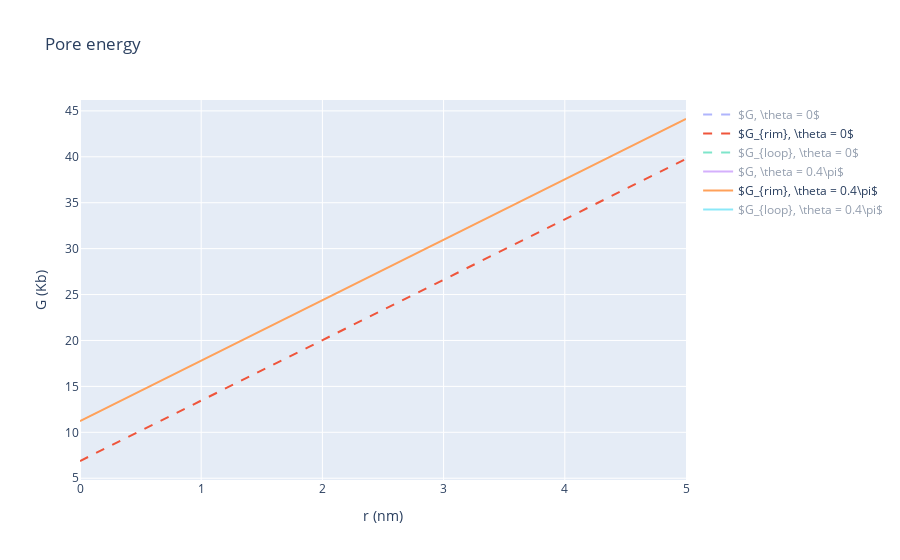
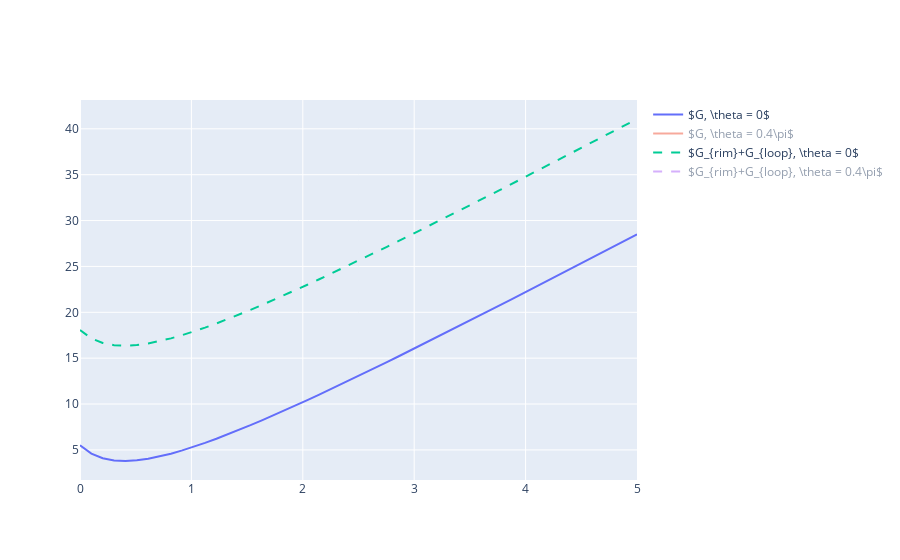

Notebook code cell kept with these figures, in order:
### Markdown cell above
## Set-up: Establishing the coordinate system

Let's try applying the inclined membrane pore solution from Christoph and Rob's paper.  Here's the coordinate scheme they used: <br>
<img src="Imgs/Haselwandter_fig_3a.jpg" width=300 />

First, let's just check that we can replicate their results.<br>
*Caveat: I've realised that I'm not super sure what their r is. I initially interpreted it to be what they're actually making r-rm. Not important for computation since I just copied their stuff down and used r-rm as the graphing domain, but it is confusing when trying to understand this*


## Test: Replicating Published Monolayer Pore Situation

Let's try to replicate fig 5 from Christoph and Rob's paper just to verify that I'm doing things properly.  We're not deriving any new equations here, so let's just keep things simple and numeric for now rather than using any symbolic objects.  (We'll still import sympy now though to keep all the import statements together.)

### Code cell
import numpy as np
import sympy as sp
import plotly.graph_objs as go

# --------------------------------------------------------------
# Set constants:
# --------------------------------------------------------------
Kb = 1 # kT; Helfrich bending constant
    # make 1 just so that we can evaluate in terms of Kb rather than actual energies
H0 = 0 # 1/nm; spontaneous curvature
# They use a bilayer 4 nm thick (a 2 nm monolayer folded flat back on itself)
h = 0.5 # nm; thickness of amphiphile headgroup
R1 = 1.5 # nm; rad of curv for folding the monolayer back on itself
m = h + R1 # nm; monolayer thickness

# Array of thetas to evaluate pore energy for
thVals = [0, 0.4*np.pi] # in radians


# --------------------------------------------------------------
# Define the functions
# --------------------------------------------------------------
# R2 is in nm and is the radius of curvature perpendicular to R1 and going around the pore 
# circumference. Note that this a function of omega, indicative of its dependence on how high
# up you are on the pore
# Note that R2 is defined in the paper for derivation purposes, but is not needed for simple
# numeric computation
# def R2(r,omega,theta):
#     return R1 - ((r+m*np.cos(theta))/(np.cos(abs(omega)+theta)))
#     #omega and theta are supposed to be +-'d...

def xi(r,theta):
    return (r + m*np.cos(theta))/R1;
            
def W(wXi,theta):
    xiSqr = wXi**2
    sqrtXiSqr = np.sqrt(xiSqr - 1)
    return ( (2*xiSqr)/sqrtXiSqr * (np.arctan((np.tan(theta/2 + np.pi/4) * sqrtXiSqr)/(wXi-1))
            - np.arctan((np.tan(theta/2) * sqrtXiSqr)/(wXi-1))) )

def T(tXi,theta):
    cosTheta = np.cos(theta)
    return ( -4*cosTheta - H0*R1*(np.pi*tXi - 4*cosTheta)
            + H0**2 * R1**2 * (np.pi*tXi/2 - cosTheta) )

def G(r,theta):
    thisXi = xi(r,theta)
    return np.pi * Kb * (W(thisXi,theta) + W(thisXi,-theta) + 2*T(thisXi,theta))
# ***NOTE: THE EXPRESSIONs FOR GRim & GLoop ASSUME H0=0 *** --> return 0 if trying to use H0 != 0
def GRim(r,theta):
    if H0 == 0:
        return np.pi * Kb * (np.pi*xi(r,theta) - 2*np.cos(theta))
    else:
        return 0
def GLoop(r,theta):
    thisXi = xi(r,theta)
    if H0 == 0:
        return np.pi * Kb * (-np.pi*thisXi - 2*np.cos(theta) + W(thisXi,theta) + W(thisXi,-theta))
    else:
        return 0
    
# --------------------------------------------------------------
# Computation
# --------------------------------------------------------------

# Graph over the same domain as in Christoph & Rob's paper
# They graph energy as a fxn of r - r_m where r_m = m(1-cos(theta))
# I'll call that rEff and make it my base independent var.  The r to plut into G and Grim 
# will be back calculated from rEff for each theta
rEff = np.linspace(0,5,50)
print("rEff = ",rEff)

GVals = np.zeros((len(thVals),len(rEff)))
GRimVals = np.zeros((len(thVals),len(rEff)))
GLoopVals = np.zeros((len(thVals),len(rEff)))

for thIndex in range(len(thVals)):
    r = rEff + m*(1-np.cos(thVals[thIndex]))
    #print("r(",thVals[thIndex],") = ",r)
    
    for rIndex in range(len(r)):
        GVals[thIndex,rIndex] = G(r[rIndex],thVals[thIndex])
        GRimVals[thIndex,rIndex] = GRim(r[rIndex],thVals[thIndex])
        GLoopVals[thIndex,rIndex] = GLoop(r[rIndex],thVals[thIndex])
# print("GVals final = ",GVals)
# print("GRimVals final = ",GRimVals)

# --------------------------------------------------------------
# Graph results
# --------------------------------------------------------------

figAll = go.Figure()

# for thetaIndex in range(len(thVals)):
#     fig.add_trace(go.Scatter(x=r, y=GVals, name='$G for \theta=',
#                               line=dict(color='orange', width=3, dash='dot'),
#                               mode='lines'))

figAll.add_trace(go.Scatter(x=rEff, y=GVals[0,:], name=r"$G, \theta = 0$", #The name=r"__" is to make Greek display
                        line=dict(dash='dash'),
                        mode='lines'))
figAll.add_trace(go.Scatter(x=rEff, y=GRimVals[0,:], name=r"$G_{rim}, \theta = 0$",
                        line=dict(dash='dash'),
                        mode='lines'))
figAll.add_trace(go.Scatter(x=rEff, y=GLoopVals[0,:], name=r"$G_{loop}, \theta = 0$",
                        line=dict(dash='dash'),
                        mode='lines'))
figAll.add_trace(go.Scatter(x=rEff, y=GVals[1,:], name=r"$G, \theta = 0.4\pi$",
                        mode='lines'))
figAll.add_trace(go.Scatter(x=rEff, y=GRimVals[1,:], name=r"$G_{rim}, \theta = 0.4\pi$",
                        mode='lines'))
figAll.add_trace(go.Scatter(x=rEff, y=GLoopVals[1,:], name=r"$G_{loop}, \theta = 0.4\pi$",
                        mode='lines'))

# Now let's do some quick figure styling
figAll.update_layout(title="Pore energy",
                        xaxis_title="r (nm)", yaxis_title="G (Kb)")
figAll.show()

# Let's also just check that our expression for G is actually the sum of GRim and GLoop like the paper says
GEdge = GRimVals + GLoopVals

figSum = go.Figure()
figSum.add_trace(go.Scatter(x=rEff, y=GVals[0,:], name=r"$G, \theta = 0$", 
                        mode='lines'))
figSum.add_trace(go.Scatter(x=rEff, y=GVals[1,:], name=r"$G, \theta = 0.4\pi$",
                        mode='lines'))
figSum.add_trace(go.Scatter(x=rEff, y=GEdge[0,:], name=r"$G_{rim}+G_{loop}, \theta = 0$", 
                        line=dict(dash='dash'),
                        mode='lines'))
figSum.add_trace(go.Scatter(x=rEff, y=GEdge[1,:], name=r"$G_{rim}+G_{loop}, \theta = 0.4\pi$",
                        line=dict(dash='dash'),
                        mode='lines'))
figSum.show()

print('done')

### Figure 1 — Plotly figure (JSON) as saved in the notebook; plotly's stock layout.template omitted (floating-point values rounded to 4 significant figures)
{"data": [{"line": {"dash": "dash"}, "mode": "lines", "name": "$G, \\theta = 0$", "type": "scatter", "visible": "legendonly", "x": [0, 0.102, 0.2041, 0.3061, 0.4082, 0.5102, 0.6122, 0.7143, 0.8163, 0.9184, 1.02, 1.122, 1.224, 1.327, 1.429, 1.531, 1.633, 1.735, 1.837, 1.939, 2.041, 2.143, 2.245, 2.347, 2.449, 2.551, 2.653, 2.755, 2.857, 2.959, 3.061, 3.163, 3.265, 3.367, 3.469, 3.571, 3.673, 3.776, 3.878, 3.98, 4.082, 4.184, 4.286, 4.388, 4.49, 4.592, 4.694, 4.796, 4.898, 5], "y": [5.504, 4.597, 4.092, 3.851, 3.792, 3.865, 4.036, 4.284, 4.591, 4.946, 5.339, 5.765, 6.217, 6.692, 7.187, 7.697, 8.223, 8.76, 9.309, 9.867, 10.43, 11.01, 11.59, 12.18, 12.77, 13.37, 13.97, 14.57, 15.18, 15.8, 16.41, 17.03, 17.66, 18.28, 18.91, 19.54, 20.17, 20.8, 21.44, 22.07, 22.71, 23.35, 23.99, 24.63, 25.27, 25.92, 26.56, 27.21, 27.86, 28.5]}, {"line": {"dash": "dash"}, "mode": "lines", "name": "$G_{rim}, \\theta = 0$", "type": "scatter", "visible": true, "x": [0, 0.102, 0.2041, 0.3061, 0.4082, 0.5102, 0.6122, 0.7143, 0.8163, 0.9184, 1.02, 1.122, 1.224, 1.327, 1.429, 1.531, 1.633, 1.735, 1.837, 1.939, 2.041, 2.143, 2.245, 2.347, 2.449, 2.551, 2.653, 2.755, 2.857, 2.959, 3.061, 3.163, 3.265, 3.367, 3.469, 3.571, 3.673, 3.776, 3.878, 3.98, 4.082, 4.184, 4.286, 4.388, 4.49, 4.592, 4.694, 4.796, 4.898, 5], "y": [6.876, 7.548, 8.219, 8.89, 9.562, 10.23, 10.9, 11.58, 12.25, 12.92, 13.59, 14.26, 14.93, 15.6, 16.28, 16.95, 17.62, 18.29, 18.96, 19.63, 20.3, 20.98, 21.65, 22.32, 22.99, 23.66, 24.33, 25.0, 25.68, 26.35, 27.02, 27.69, 28.36, 29.03, 29.7, 30.38, 31.05, 31.72, 32.39, 33.06, 33.73, 34.4, 35.08, 35.75, 36.42, 37.09, 37.76, 38.43, 39.1, 39.77]}, {"line": {"dash": "dash"}, "mode": "lines", "name": "$G_{loop}, \\theta = 0$", "type": "scatter", "visible": "legendonly", "x": [0, 0.102, 0.2041, 0.3061, 0.4082, 0.5102, 0.6122, 0.7143, 0.8163, 0.9184, 1.02, 1.122, 1.224, 1.327, 1.429, 1.531, 1.633, 1.735, 1.837, 1.939, 2.041, 2.143, 2.245, 2.347, 2.449, 2.551, 2.653, 2.755, 2.857, 2.959, 3.061, 3.163, 3.265, 3.367, 3.469, 3.571, 3.673, 3.776, 3.878, 3.98, 4.082, 4.184, 4.286, 4.388, 4.49, 4.592, 4.694, 4.796, 4.898, 5], "y": [11.19, 9.616, 8.439, 7.526, 6.796, 6.198, 5.698, 5.274, 4.91, 4.593, 4.315, 4.07, 3.851, 3.654, 3.477, 3.317, 3.17, 3.036, 2.913, 2.8, 2.695, 2.598, 2.508, 2.423, 2.345, 2.271, 2.202, 2.137, 2.075, 2.017, 1.962, 1.911, 1.861, 1.815, 1.77, 1.728, 1.688, 1.649, 1.612, 1.577, 1.544, 1.511, 1.48, 1.451, 1.422, 1.395, 1.368, 1.343, 1.319, 1.295]}, {"mode": "lines", "name": "$G, \\theta = 0.4\\pi$", "type": "scatter", "visible": "legendonly", "x": [0, 0.102, 0.2041, 0.3061, 0.4082, 0.5102, 0.6122, 0.7143, 0.8163, 0.9184, 1.02, 1.122, 1.224, 1.327, 1.429, 1.531, 1.633, 1.735, 1.837, 1.939, 2.041, 2.143, 2.245, 2.347, 2.449, 2.551, 2.653, 2.755, 2.857, 2.959, 3.061, 3.163, 3.265, 3.367, 3.469, 3.571, 3.673, 3.776, 3.878, 3.98, 4.082, 4.184, 4.286, 4.388, 4.49, 4.592, 4.694, 4.796, 4.898, 5], "y": [16.4, 15.81, 15.55, 15.5, 15.6, 15.8, 16.08, 16.42, 16.81, 17.23, 17.68, 18.16, 18.66, 19.17, 19.7, 20.25, 20.8, 21.37, 21.94, 22.52, 23.11, 23.7, 24.3, 24.9, 25.51, 26.12, 26.73, 27.35, 27.97, 28.6, 29.22, 29.85, 30.48, 31.12, 31.75, 32.39, 33.02, 33.66, 34.3, 34.94, 35.59, 36.23, 36.88, 37.52, 38.17, 38.82, 39.47, 40.12, 40.77, 41.42]}, {"mode": "lines", "name": "$G_{rim}, \\theta = 0.4\\pi$", "type": "scatter", "visible": true, "x": [0, 0.102, 0.2041, 0.3061, 0.4082, 0.5102, 0.6122, 0.7143, 0.8163, 0.9184, 1.02, 1.122, 1.224, 1.327, 1.429, 1.531, 1.633, 1.735, 1.837, 1.939, 2.041, 2.143, 2.245, 2.347, 2.449, 2.551, 2.653, 2.755, 2.857, 2.959, 3.061, 3.163, 3.265, 3.367, 3.469, 3.571, 3.673, 3.776, 3.878, 3.98, 4.082, 4.184, 4.286, 4.388, 4.49, 4.592, 4.694, 4.796, 4.898, 5], "y": [11.22, 11.89, 12.56, 13.23, 13.9, 14.57, 15.25, 15.92, 16.59, 17.26, 17.93, 18.6, 19.27, 19.95, 20.62, 21.29, 21.96, 22.63, 23.3, 23.97, 24.65, 25.32, 25.99, 26.66, 27.33, 28.0, 28.67, 29.35, 30.02, 30.69, 31.36, 32.03, 32.7, 33.37, 34.05, 34.72, 35.39, 36.06, 36.73, 37.4, 38.07, 38.75, 39.42, 40.09, 40.76, 41.43, 42.1, 42.77, 43.45, 44.12]}, {"mode": "lines", "name": "$G_{loop}, \\theta = 0.4\\pi$", "type": "scatter", "visible": "legendonly", "x": [0, 0.102, 0.2041, 0.3061, 0.4082, 0.5102, 0.6122, 0.7143, 0.8163, 0.9184, 1.02, 1.122, 1.224, 1.327, 1.429, 1.531, 1.633, 1.735, 1.837, 1.939, 2.041, 2.143, 2.245, 2.347, 2.449, 2.551, 2.653, 2.755, 2.857, 2.959, 3.061, 3.163, 3.265, 3.367, 3.469, 3.571, 3.673, 3.776, 3.878, 3.98, 4.082, 4.184, 4.286, 4.388, 4.49, 4.592, 4.694, 4.796, 4.898, 5], "y": [9.063, 7.803, 6.871, 6.152, 5.578, 5.109, 4.717, 4.385, 4.099, 3.851, 3.632, 3.439, 3.266, 3.111, 2.97, 2.842, 2.726, 2.619, 2.52, 2.429, 2.345, 2.266, 2.193, 2.125, 2.061, 2.001, 1.944, 1.89, 1.84, 1.792, 1.747, 1.704, 1.663, 1.624, 1.587, 1.552, 1.518, 1.486, 1.455, 1.426, 1.397, 1.37, 1.344, 1.319, 1.294, 1.271, 1.249, 1.227, 1.206, 1.186]}], "layout": {"autosize": true, "title": {"text": "Pore energy"}, "xaxis": {"autorange": true, "range": [0, 5], "title": {"text": "r (nm)"}, "type": "linear"}, "yaxis": {"autorange": true, "range": [4.807, 46.19], "title": {"text": "G (Kb)"}, "type": "linear"}}}

### Figure 2 — Plotly figure (JSON) as saved in the notebook; plotly's stock layout.template omitted (floating-point values rounded to 4 significant figures)
{"data": [{"mode": "lines", "name": "$G, \\theta = 0$", "type": "scatter", "x": [0, 0.102, 0.2041, 0.3061, 0.4082, 0.5102, 0.6122, 0.7143, 0.8163, 0.9184, 1.02, 1.122, 1.224, 1.327, 1.429, 1.531, 1.633, 1.735, 1.837, 1.939, 2.041, 2.143, 2.245, 2.347, 2.449, 2.551, 2.653, 2.755, 2.857, 2.959, 3.061, 3.163, 3.265, 3.367, 3.469, 3.571, 3.673, 3.776, 3.878, 3.98, 4.082, 4.184, 4.286, 4.388, 4.49, 4.592, 4.694, 4.796, 4.898, 5], "y": [5.504, 4.597, 4.092, 3.851, 3.792, 3.865, 4.036, 4.284, 4.591, 4.946, 5.339, 5.765, 6.217, 6.692, 7.187, 7.697, 8.223, 8.76, 9.309, 9.867, 10.43, 11.01, 11.59, 12.18, 12.77, 13.37, 13.97, 14.57, 15.18, 15.8, 16.41, 17.03, 17.66, 18.28, 18.91, 19.54, 20.17, 20.8, 21.44, 22.07, 22.71, 23.35, 23.99, 24.63, 25.27, 25.92, 26.56, 27.21, 27.86, 28.5]}, {"mode": "lines", "name": "$G, \\theta = 0.4\\pi$", "type": "scatter", "visible": "legendonly", "x": [0, 0.102, 0.2041, 0.3061, 0.4082, 0.5102, 0.6122, 0.7143, 0.8163, 0.9184, 1.02, 1.122, 1.224, 1.327, 1.429, 1.531, 1.633, 1.735, 1.837, 1.939, 2.041, 2.143, 2.245, 2.347, 2.449, 2.551, 2.653, 2.755, 2.857, 2.959, 3.061, 3.163, 3.265, 3.367, 3.469, 3.571, 3.673, 3.776, 3.878, 3.98, 4.082, 4.184, 4.286, 4.388, 4.49, 4.592, 4.694, 4.796, 4.898, 5], "y": [16.4, 15.81, 15.55, 15.5, 15.6, 15.8, 16.08, 16.42, 16.81, 17.23, 17.68, 18.16, 18.66, 19.17, 19.7, 20.25, 20.8, 21.37, 21.94, 22.52, 23.11, 23.7, 24.3, 24.9, 25.51, 26.12, 26.73, 27.35, 27.97, 28.6, 29.22, 29.85, 30.48, 31.12, 31.75, 32.39, 33.02, 33.66, 34.3, 34.94, 35.59, 36.23, 36.88, 37.52, 38.17, 38.82, 39.47, 40.12, 40.77, 41.42]}, {"line": {"dash": "dash"}, "mode": "lines", "name": "$G_{rim}+G_{loop}, \\theta = 0$", "type": "scatter", "x": [0, 0.102, 0.2041, 0.3061, 0.4082, 0.5102, 0.6122, 0.7143, 0.8163, 0.9184, 1.02, 1.122, 1.224, 1.327, 1.429, 1.531, 1.633, 1.735, 1.837, 1.939, 2.041, 2.143, 2.245, 2.347, 2.449, 2.551, 2.653, 2.755, 2.857, 2.959, 3.061, 3.163, 3.265, 3.367, 3.469, 3.571, 3.673, 3.776, 3.878, 3.98, 4.082, 4.184, 4.286, 4.388, 4.49, 4.592, 4.694, 4.796, 4.898, 5], "y": [18.07, 17.16, 16.66, 16.42, 16.36, 16.43, 16.6, 16.85, 17.16, 17.51, 17.91, 18.33, 18.78, 19.26, 19.75, 20.26, 20.79, 21.33, 21.87, 22.43, 23.0, 23.57, 24.15, 24.74, 25.33, 25.93, 26.53, 27.14, 27.75, 28.36, 28.98, 29.6, 30.22, 30.85, 31.47, 32.1, 32.73, 33.37, 34.0, 34.64, 35.28, 35.92, 36.56, 37.2, 37.84, 38.48, 39.13, 39.78, 40.42, 41.07]}, {"line": {"dash": "dash"}, "mode": "lines", "name": "$G_{rim}+G_{loop}, \\theta = 0.4\\pi$", "type": "scatter", "visible": "legendonly", "x": [0, 0.102, 0.2041, 0.3061, 0.4082, 0.5102, 0.6122, 0.7143, 0.8163, 0.9184, 1.02, 1.122, 1.224, 1.327, 1.429, 1.531, 1.633, 1.735, 1.837, 1.939, 2.041, 2.143, 2.245, 2.347, 2.449, 2.551, 2.653, 2.755, 2.857, 2.959, 3.061, 3.163, 3.265, 3.367, 3.469, 3.571, 3.673, 3.776, 3.878, 3.98, 4.082, 4.184, 4.286, 4.388, 4.49, 4.592, 4.694, 4.796, 4.898, 5], "y": [20.28, 19.69, 19.43, 19.38, 19.48, 19.68, 19.96, 20.3, 20.69, 21.11, 21.56, 22.04, 22.54, 23.06, 23.59, 24.13, 24.69, 25.25, 25.82, 26.4, 26.99, 27.58, 28.18, 28.78, 29.39, 30.0, 30.62, 31.24, 31.86, 32.48, 33.11, 33.74, 34.37, 35.0, 35.63, 36.27, 36.91, 37.55, 38.19, 38.83, 39.47, 40.12, 40.76, 41.41, 42.05, 42.7, 43.35, 44.0, 44.65, 45.3]}], "layout": {"autosize": true, "xaxis": {"autorange": true, "range": [0, 5], "type": "linear"}, "yaxis": {"autorange": true, "range": [1.721, 43.14], "type": "linear"}}}
